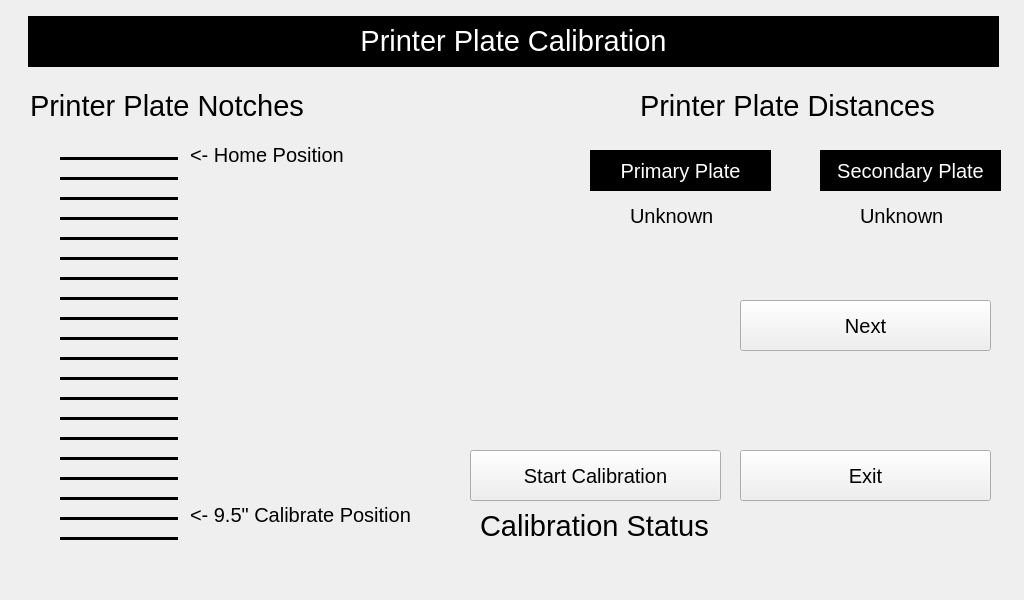
<?xml version="1.0" encoding="UTF-8"?>
<ui version="4.0">
 <class>serviceLabelApplierPPCal</class>
 <widget class="QWidget" name="serviceLabelApplierPPCal">
  <property name="geometry">
   <rect>
    <x>0</x>
    <y>0</y>
    <width>1024</width>
    <height>600</height>
   </rect>
  </property>
  <property name="windowTitle">
   <string>Form</string>
  </property>
  <widget class="QLabel" name="lblPPCal">
   <property name="geometry">
    <rect>
     <x>28</x>
     <y>16</y>
     <width>971</width>
     <height>51</height>
    </rect>
   </property>
   <property name="font">
    <font>
     <pointsize>22</pointsize>
    </font>
   </property>
   <property name="styleSheet">
    <string notr="true">background-color: rgb(0, 0, 0);
color: rgb(255, 255, 255);</string>
   </property>
   <property name="text">
    <string>&lt;html&gt;&lt;head/&gt;&lt;body&gt;&lt;p&gt;Printer Plate Calibration&lt;/p&gt;&lt;/body&gt;&lt;/html&gt;</string>
   </property>
   <property name="alignment">
    <set>Qt::AlignCenter</set>
   </property>
  </widget>
  <widget class="QLabel" name="lblPlate2">
   <property name="geometry">
    <rect>
     <x>820</x>
     <y>150</y>
     <width>181</width>
     <height>41</height>
    </rect>
   </property>
   <property name="font">
    <font>
     <pointsize>15</pointsize>
    </font>
   </property>
   <property name="styleSheet">
    <string notr="true">background-color: rgb(0, 0, 0);
color: rgb(255, 255, 255);</string>
   </property>
   <property name="text">
    <string>Secondary Plate</string>
   </property>
   <property name="alignment">
    <set>Qt::AlignCenter</set>
   </property>
  </widget>
  <widget class="QLabel" name="lblPlate1">
   <property name="geometry">
    <rect>
     <x>590</x>
     <y>150</y>
     <width>181</width>
     <height>41</height>
    </rect>
   </property>
   <property name="font">
    <font>
     <pointsize>15</pointsize>
    </font>
   </property>
   <property name="styleSheet">
    <string notr="true">background-color: rgb(0, 0, 0);
color: rgb(255, 255, 255);</string>
   </property>
   <property name="text">
    <string>Primary Plate</string>
   </property>
   <property name="alignment">
    <set>Qt::AlignCenter</set>
   </property>
  </widget>
  <widget class="QLabel" name="lblDistPlate2">
   <property name="geometry">
    <rect>
     <x>860</x>
     <y>190</y>
     <width>91</width>
     <height>51</height>
    </rect>
   </property>
   <property name="font">
    <font>
     <pointsize>15</pointsize>
    </font>
   </property>
   <property name="text">
    <string>Unknown</string>
   </property>
  </widget>
  <widget class="QLabel" name="lblDistPlate1">
   <property name="geometry">
    <rect>
     <x>630</x>
     <y>190</y>
     <width>91</width>
     <height>51</height>
    </rect>
   </property>
   <property name="font">
    <font>
     <pointsize>15</pointsize>
    </font>
   </property>
   <property name="text">
    <string>Unknown</string>
   </property>
  </widget>
  <widget class="QLabel" name="lblDistFromHome">
   <property name="geometry">
    <rect>
     <x>640</x>
     <y>90</y>
     <width>321</width>
     <height>31</height>
    </rect>
   </property>
   <property name="font">
    <font>
     <pointsize>22</pointsize>
    </font>
   </property>
   <property name="text">
    <string>Printer Plate Distances</string>
   </property>
   <property name="alignment">
    <set>Qt::AlignLeading|Qt::AlignLeft|Qt::AlignVCenter</set>
   </property>
  </widget>
  <widget class="QLabel" name="lblCalStatus">
   <property name="enabled">
    <bool>true</bool>
   </property>
   <property name="geometry">
    <rect>
     <x>480</x>
     <y>510</y>
     <width>241</width>
     <height>31</height>
    </rect>
   </property>
   <property name="font">
    <font>
     <pointsize>22</pointsize>
    </font>
   </property>
   <property name="text">
    <string>Calibration Status</string>
   </property>
   <property name="alignment">
    <set>Qt::AlignLeading|Qt::AlignLeft|Qt::AlignVCenter</set>
   </property>
  </widget>
  <widget class="QLabel" name="lblCalibrationData0">
   <property name="geometry">
    <rect>
     <x>530</x>
     <y>550</y>
     <width>131</width>
     <height>31</height>
    </rect>
   </property>
   <property name="font">
    <font>
     <pointsize>15</pointsize>
    </font>
   </property>
   <property name="text">
    <string/>
   </property>
  </widget>
  <widget class="QLabel" name="lblCalibrationData1">
   <property name="geometry">
    <rect>
     <x>840</x>
     <y>540</y>
     <width>91</width>
     <height>31</height>
    </rect>
   </property>
   <property name="font">
    <font>
     <pointsize>15</pointsize>
    </font>
   </property>
   <property name="text">
    <string/>
   </property>
  </widget>
  <widget class="QPushButton" name="butStartCalib">
   <property name="geometry">
    <rect>
     <x>470</x>
     <y>450</y>
     <width>251</width>
     <height>51</height>
    </rect>
   </property>
   <property name="font">
    <font>
     <pointsize>15</pointsize>
    </font>
   </property>
   <property name="text">
    <string>Start Calibration</string>
   </property>
  </widget>
  <widget class="QPushButton" name="butExit">
   <property name="geometry">
    <rect>
     <x>740</x>
     <y>450</y>
     <width>251</width>
     <height>51</height>
    </rect>
   </property>
   <property name="font">
    <font>
     <pointsize>15</pointsize>
    </font>
   </property>
   <property name="text">
    <string>Exit</string>
   </property>
  </widget>
  <widget class="QPushButton" name="butNext">
   <property name="geometry">
    <rect>
     <x>740</x>
     <y>300</y>
     <width>251</width>
     <height>51</height>
    </rect>
   </property>
   <property name="font">
    <font>
     <pointsize>15</pointsize>
    </font>
   </property>
   <property name="text">
    <string>Next</string>
   </property>
  </widget>
  <widget class="Line" name="line">
   <property name="geometry">
    <rect>
     <x>60</x>
     <y>150</y>
     <width>118</width>
     <height>16</height>
    </rect>
   </property>
   <property name="sizePolicy">
    <sizepolicy hsizetype="Minimum" vsizetype="Fixed">
     <horstretch>0</horstretch>
     <verstretch>0</verstretch>
    </sizepolicy>
   </property>
   <property name="baseSize">
    <size>
     <width>0</width>
     <height>0</height>
    </size>
   </property>
   <property name="autoFillBackground">
    <bool>false</bool>
   </property>
   <property name="frameShadow">
    <enum>QFrame::Plain</enum>
   </property>
   <property name="lineWidth">
    <number>3</number>
   </property>
   <property name="orientation">
    <enum>Qt::Horizontal</enum>
   </property>
  </widget>
  <widget class="Line" name="line_2">
   <property name="geometry">
    <rect>
     <x>60</x>
     <y>170</y>
     <width>118</width>
     <height>16</height>
    </rect>
   </property>
   <property name="sizePolicy">
    <sizepolicy hsizetype="Minimum" vsizetype="Fixed">
     <horstretch>0</horstretch>
     <verstretch>0</verstretch>
    </sizepolicy>
   </property>
   <property name="baseSize">
    <size>
     <width>0</width>
     <height>0</height>
    </size>
   </property>
   <property name="autoFillBackground">
    <bool>false</bool>
   </property>
   <property name="frameShadow">
    <enum>QFrame::Plain</enum>
   </property>
   <property name="lineWidth">
    <number>3</number>
   </property>
   <property name="orientation">
    <enum>Qt::Horizontal</enum>
   </property>
  </widget>
  <widget class="Line" name="line_3">
   <property name="geometry">
    <rect>
     <x>60</x>
     <y>190</y>
     <width>118</width>
     <height>16</height>
    </rect>
   </property>
   <property name="sizePolicy">
    <sizepolicy hsizetype="Minimum" vsizetype="Fixed">
     <horstretch>0</horstretch>
     <verstretch>0</verstretch>
    </sizepolicy>
   </property>
   <property name="baseSize">
    <size>
     <width>0</width>
     <height>0</height>
    </size>
   </property>
   <property name="autoFillBackground">
    <bool>false</bool>
   </property>
   <property name="frameShadow">
    <enum>QFrame::Plain</enum>
   </property>
   <property name="lineWidth">
    <number>3</number>
   </property>
   <property name="orientation">
    <enum>Qt::Horizontal</enum>
   </property>
  </widget>
  <widget class="Line" name="line_4">
   <property name="geometry">
    <rect>
     <x>60</x>
     <y>210</y>
     <width>118</width>
     <height>16</height>
    </rect>
   </property>
   <property name="sizePolicy">
    <sizepolicy hsizetype="Minimum" vsizetype="Fixed">
     <horstretch>0</horstretch>
     <verstretch>0</verstretch>
    </sizepolicy>
   </property>
   <property name="baseSize">
    <size>
     <width>0</width>
     <height>0</height>
    </size>
   </property>
   <property name="autoFillBackground">
    <bool>false</bool>
   </property>
   <property name="frameShadow">
    <enum>QFrame::Plain</enum>
   </property>
   <property name="lineWidth">
    <number>3</number>
   </property>
   <property name="orientation">
    <enum>Qt::Horizontal</enum>
   </property>
  </widget>
  <widget class="Line" name="line_5">
   <property name="geometry">
    <rect>
     <x>60</x>
     <y>290</y>
     <width>118</width>
     <height>16</height>
    </rect>
   </property>
   <property name="sizePolicy">
    <sizepolicy hsizetype="Minimum" vsizetype="Fixed">
     <horstretch>0</horstretch>
     <verstretch>0</verstretch>
    </sizepolicy>
   </property>
   <property name="baseSize">
    <size>
     <width>0</width>
     <height>0</height>
    </size>
   </property>
   <property name="autoFillBackground">
    <bool>false</bool>
   </property>
   <property name="frameShadow">
    <enum>QFrame::Plain</enum>
   </property>
   <property name="lineWidth">
    <number>3</number>
   </property>
   <property name="orientation">
    <enum>Qt::Horizontal</enum>
   </property>
  </widget>
  <widget class="Line" name="line_6">
   <property name="geometry">
    <rect>
     <x>60</x>
     <y>230</y>
     <width>118</width>
     <height>16</height>
    </rect>
   </property>
   <property name="sizePolicy">
    <sizepolicy hsizetype="Minimum" vsizetype="Fixed">
     <horstretch>0</horstretch>
     <verstretch>0</verstretch>
    </sizepolicy>
   </property>
   <property name="baseSize">
    <size>
     <width>0</width>
     <height>0</height>
    </size>
   </property>
   <property name="autoFillBackground">
    <bool>false</bool>
   </property>
   <property name="frameShadow">
    <enum>QFrame::Plain</enum>
   </property>
   <property name="lineWidth">
    <number>3</number>
   </property>
   <property name="orientation">
    <enum>Qt::Horizontal</enum>
   </property>
  </widget>
  <widget class="Line" name="line_7">
   <property name="geometry">
    <rect>
     <x>60</x>
     <y>250</y>
     <width>118</width>
     <height>16</height>
    </rect>
   </property>
   <property name="sizePolicy">
    <sizepolicy hsizetype="Minimum" vsizetype="Fixed">
     <horstretch>0</horstretch>
     <verstretch>0</verstretch>
    </sizepolicy>
   </property>
   <property name="baseSize">
    <size>
     <width>0</width>
     <height>0</height>
    </size>
   </property>
   <property name="autoFillBackground">
    <bool>false</bool>
   </property>
   <property name="frameShadow">
    <enum>QFrame::Plain</enum>
   </property>
   <property name="lineWidth">
    <number>3</number>
   </property>
   <property name="orientation">
    <enum>Qt::Horizontal</enum>
   </property>
  </widget>
  <widget class="Line" name="line_8">
   <property name="geometry">
    <rect>
     <x>60</x>
     <y>270</y>
     <width>118</width>
     <height>16</height>
    </rect>
   </property>
   <property name="sizePolicy">
    <sizepolicy hsizetype="Minimum" vsizetype="Fixed">
     <horstretch>0</horstretch>
     <verstretch>0</verstretch>
    </sizepolicy>
   </property>
   <property name="baseSize">
    <size>
     <width>0</width>
     <height>0</height>
    </size>
   </property>
   <property name="autoFillBackground">
    <bool>false</bool>
   </property>
   <property name="frameShadow">
    <enum>QFrame::Plain</enum>
   </property>
   <property name="lineWidth">
    <number>3</number>
   </property>
   <property name="orientation">
    <enum>Qt::Horizontal</enum>
   </property>
  </widget>
  <widget class="Line" name="line_9">
   <property name="geometry">
    <rect>
     <x>60</x>
     <y>430</y>
     <width>118</width>
     <height>16</height>
    </rect>
   </property>
   <property name="sizePolicy">
    <sizepolicy hsizetype="Minimum" vsizetype="Fixed">
     <horstretch>0</horstretch>
     <verstretch>0</verstretch>
    </sizepolicy>
   </property>
   <property name="baseSize">
    <size>
     <width>0</width>
     <height>0</height>
    </size>
   </property>
   <property name="autoFillBackground">
    <bool>false</bool>
   </property>
   <property name="frameShadow">
    <enum>QFrame::Plain</enum>
   </property>
   <property name="lineWidth">
    <number>3</number>
   </property>
   <property name="orientation">
    <enum>Qt::Horizontal</enum>
   </property>
  </widget>
  <widget class="Line" name="line_10">
   <property name="geometry">
    <rect>
     <x>60</x>
     <y>370</y>
     <width>118</width>
     <height>16</height>
    </rect>
   </property>
   <property name="sizePolicy">
    <sizepolicy hsizetype="Minimum" vsizetype="Fixed">
     <horstretch>0</horstretch>
     <verstretch>0</verstretch>
    </sizepolicy>
   </property>
   <property name="baseSize">
    <size>
     <width>0</width>
     <height>0</height>
    </size>
   </property>
   <property name="autoFillBackground">
    <bool>false</bool>
   </property>
   <property name="frameShadow">
    <enum>QFrame::Plain</enum>
   </property>
   <property name="lineWidth">
    <number>3</number>
   </property>
   <property name="orientation">
    <enum>Qt::Horizontal</enum>
   </property>
  </widget>
  <widget class="Line" name="line_11">
   <property name="geometry">
    <rect>
     <x>60</x>
     <y>310</y>
     <width>118</width>
     <height>16</height>
    </rect>
   </property>
   <property name="sizePolicy">
    <sizepolicy hsizetype="Minimum" vsizetype="Fixed">
     <horstretch>0</horstretch>
     <verstretch>0</verstretch>
    </sizepolicy>
   </property>
   <property name="baseSize">
    <size>
     <width>0</width>
     <height>0</height>
    </size>
   </property>
   <property name="autoFillBackground">
    <bool>false</bool>
   </property>
   <property name="frameShadow">
    <enum>QFrame::Plain</enum>
   </property>
   <property name="lineWidth">
    <number>3</number>
   </property>
   <property name="orientation">
    <enum>Qt::Horizontal</enum>
   </property>
  </widget>
  <widget class="Line" name="line_12">
   <property name="geometry">
    <rect>
     <x>60</x>
     <y>390</y>
     <width>118</width>
     <height>16</height>
    </rect>
   </property>
   <property name="sizePolicy">
    <sizepolicy hsizetype="Minimum" vsizetype="Fixed">
     <horstretch>0</horstretch>
     <verstretch>0</verstretch>
    </sizepolicy>
   </property>
   <property name="baseSize">
    <size>
     <width>0</width>
     <height>0</height>
    </size>
   </property>
   <property name="autoFillBackground">
    <bool>false</bool>
   </property>
   <property name="frameShadow">
    <enum>QFrame::Plain</enum>
   </property>
   <property name="lineWidth">
    <number>3</number>
   </property>
   <property name="orientation">
    <enum>Qt::Horizontal</enum>
   </property>
  </widget>
  <widget class="Line" name="line_13">
   <property name="geometry">
    <rect>
     <x>60</x>
     <y>450</y>
     <width>118</width>
     <height>16</height>
    </rect>
   </property>
   <property name="sizePolicy">
    <sizepolicy hsizetype="Minimum" vsizetype="Fixed">
     <horstretch>0</horstretch>
     <verstretch>0</verstretch>
    </sizepolicy>
   </property>
   <property name="baseSize">
    <size>
     <width>0</width>
     <height>0</height>
    </size>
   </property>
   <property name="autoFillBackground">
    <bool>false</bool>
   </property>
   <property name="frameShadow">
    <enum>QFrame::Plain</enum>
   </property>
   <property name="lineWidth">
    <number>3</number>
   </property>
   <property name="orientation">
    <enum>Qt::Horizontal</enum>
   </property>
  </widget>
  <widget class="Line" name="line_14">
   <property name="geometry">
    <rect>
     <x>60</x>
     <y>330</y>
     <width>118</width>
     <height>16</height>
    </rect>
   </property>
   <property name="sizePolicy">
    <sizepolicy hsizetype="Minimum" vsizetype="Fixed">
     <horstretch>0</horstretch>
     <verstretch>0</verstretch>
    </sizepolicy>
   </property>
   <property name="baseSize">
    <size>
     <width>0</width>
     <height>0</height>
    </size>
   </property>
   <property name="autoFillBackground">
    <bool>false</bool>
   </property>
   <property name="frameShadow">
    <enum>QFrame::Plain</enum>
   </property>
   <property name="lineWidth">
    <number>3</number>
   </property>
   <property name="orientation">
    <enum>Qt::Horizontal</enum>
   </property>
  </widget>
  <widget class="Line" name="line_15">
   <property name="geometry">
    <rect>
     <x>60</x>
     <y>350</y>
     <width>118</width>
     <height>16</height>
    </rect>
   </property>
   <property name="sizePolicy">
    <sizepolicy hsizetype="Minimum" vsizetype="Fixed">
     <horstretch>0</horstretch>
     <verstretch>0</verstretch>
    </sizepolicy>
   </property>
   <property name="baseSize">
    <size>
     <width>0</width>
     <height>0</height>
    </size>
   </property>
   <property name="autoFillBackground">
    <bool>false</bool>
   </property>
   <property name="frameShadow">
    <enum>QFrame::Plain</enum>
   </property>
   <property name="lineWidth">
    <number>3</number>
   </property>
   <property name="orientation">
    <enum>Qt::Horizontal</enum>
   </property>
  </widget>
  <widget class="Line" name="line_16">
   <property name="geometry">
    <rect>
     <x>60</x>
     <y>410</y>
     <width>118</width>
     <height>16</height>
    </rect>
   </property>
   <property name="sizePolicy">
    <sizepolicy hsizetype="Minimum" vsizetype="Fixed">
     <horstretch>0</horstretch>
     <verstretch>0</verstretch>
    </sizepolicy>
   </property>
   <property name="baseSize">
    <size>
     <width>0</width>
     <height>0</height>
    </size>
   </property>
   <property name="autoFillBackground">
    <bool>false</bool>
   </property>
   <property name="frameShadow">
    <enum>QFrame::Plain</enum>
   </property>
   <property name="lineWidth">
    <number>3</number>
   </property>
   <property name="orientation">
    <enum>Qt::Horizontal</enum>
   </property>
  </widget>
  <widget class="QLabel" name="homePosLabel">
   <property name="geometry">
    <rect>
     <x>190</x>
     <y>140</y>
     <width>181</width>
     <height>31</height>
    </rect>
   </property>
   <property name="font">
    <font>
     <pointsize>15</pointsize>
    </font>
   </property>
   <property name="text">
    <string>&lt;- Home Position</string>
   </property>
  </widget>
  <widget class="QLabel" name="nineInchLabel">
   <property name="geometry">
    <rect>
     <x>190</x>
     <y>500</y>
     <width>251</width>
     <height>31</height>
    </rect>
   </property>
   <property name="font">
    <font>
     <pointsize>15</pointsize>
    </font>
   </property>
   <property name="text">
    <string>&lt;- 9.5&quot; Calibrate Position</string>
   </property>
  </widget>
  <widget class="Line" name="line_17">
   <property name="geometry">
    <rect>
     <x>60</x>
     <y>530</y>
     <width>118</width>
     <height>16</height>
    </rect>
   </property>
   <property name="sizePolicy">
    <sizepolicy hsizetype="Minimum" vsizetype="Fixed">
     <horstretch>0</horstretch>
     <verstretch>0</verstretch>
    </sizepolicy>
   </property>
   <property name="baseSize">
    <size>
     <width>0</width>
     <height>0</height>
    </size>
   </property>
   <property name="autoFillBackground">
    <bool>false</bool>
   </property>
   <property name="frameShadow">
    <enum>QFrame::Plain</enum>
   </property>
   <property name="lineWidth">
    <number>3</number>
   </property>
   <property name="orientation">
    <enum>Qt::Horizontal</enum>
   </property>
  </widget>
  <widget class="Line" name="line_18">
   <property name="geometry">
    <rect>
     <x>60</x>
     <y>490</y>
     <width>118</width>
     <height>16</height>
    </rect>
   </property>
   <property name="sizePolicy">
    <sizepolicy hsizetype="Minimum" vsizetype="Fixed">
     <horstretch>0</horstretch>
     <verstretch>0</verstretch>
    </sizepolicy>
   </property>
   <property name="baseSize">
    <size>
     <width>0</width>
     <height>0</height>
    </size>
   </property>
   <property name="autoFillBackground">
    <bool>false</bool>
   </property>
   <property name="frameShadow">
    <enum>QFrame::Plain</enum>
   </property>
   <property name="lineWidth">
    <number>3</number>
   </property>
   <property name="orientation">
    <enum>Qt::Horizontal</enum>
   </property>
  </widget>
  <widget class="Line" name="line_19">
   <property name="geometry">
    <rect>
     <x>60</x>
     <y>470</y>
     <width>118</width>
     <height>16</height>
    </rect>
   </property>
   <property name="sizePolicy">
    <sizepolicy hsizetype="Minimum" vsizetype="Fixed">
     <horstretch>0</horstretch>
     <verstretch>0</verstretch>
    </sizepolicy>
   </property>
   <property name="baseSize">
    <size>
     <width>0</width>
     <height>0</height>
    </size>
   </property>
   <property name="autoFillBackground">
    <bool>false</bool>
   </property>
   <property name="frameShadow">
    <enum>QFrame::Plain</enum>
   </property>
   <property name="lineWidth">
    <number>3</number>
   </property>
   <property name="orientation">
    <enum>Qt::Horizontal</enum>
   </property>
  </widget>
  <widget class="Line" name="line_20">
   <property name="geometry">
    <rect>
     <x>60</x>
     <y>510</y>
     <width>118</width>
     <height>16</height>
    </rect>
   </property>
   <property name="sizePolicy">
    <sizepolicy hsizetype="Minimum" vsizetype="Fixed">
     <horstretch>0</horstretch>
     <verstretch>0</verstretch>
    </sizepolicy>
   </property>
   <property name="baseSize">
    <size>
     <width>0</width>
     <height>0</height>
    </size>
   </property>
   <property name="autoFillBackground">
    <bool>false</bool>
   </property>
   <property name="frameShadow">
    <enum>QFrame::Plain</enum>
   </property>
   <property name="lineWidth">
    <number>3</number>
   </property>
   <property name="orientation">
    <enum>Qt::Horizontal</enum>
   </property>
  </widget>
  <widget class="QLabel" name="homeHightlight">
   <property name="geometry">
    <rect>
     <x>60</x>
     <y>150</y>
     <width>121</width>
     <height>16</height>
    </rect>
   </property>
   <property name="text">
    <string/>
   </property>
  </widget>
  <widget class="QLabel" name="calHighlight">
   <property name="geometry">
    <rect>
     <x>60</x>
     <y>510</y>
     <width>121</width>
     <height>16</height>
    </rect>
   </property>
   <property name="text">
    <string/>
   </property>
  </widget>
  <widget class="QLabel" name="lblDistFromHome_2">
   <property name="geometry">
    <rect>
     <x>30</x>
     <y>90</y>
     <width>281</width>
     <height>31</height>
    </rect>
   </property>
   <property name="font">
    <font>
     <pointsize>22</pointsize>
    </font>
   </property>
   <property name="text">
    <string>Printer Plate Notches</string>
   </property>
   <property name="alignment">
    <set>Qt::AlignLeading|Qt::AlignLeft|Qt::AlignVCenter</set>
   </property>
  </widget>
  <zorder>homeHightlight</zorder>
  <zorder>calHighlight</zorder>
  <zorder>lblPPCal</zorder>
  <zorder>lblPlate2</zorder>
  <zorder>lblPlate1</zorder>
  <zorder>lblDistPlate2</zorder>
  <zorder>lblDistPlate1</zorder>
  <zorder>lblDistFromHome</zorder>
  <zorder>lblCalStatus</zorder>
  <zorder>lblCalibrationData0</zorder>
  <zorder>lblCalibrationData1</zorder>
  <zorder>butStartCalib</zorder>
  <zorder>butExit</zorder>
  <zorder>butNext</zorder>
  <zorder>line</zorder>
  <zorder>line_2</zorder>
  <zorder>line_3</zorder>
  <zorder>line_4</zorder>
  <zorder>line_5</zorder>
  <zorder>line_6</zorder>
  <zorder>line_7</zorder>
  <zorder>line_8</zorder>
  <zorder>line_9</zorder>
  <zorder>line_10</zorder>
  <zorder>line_11</zorder>
  <zorder>line_12</zorder>
  <zorder>line_13</zorder>
  <zorder>line_14</zorder>
  <zorder>line_15</zorder>
  <zorder>line_16</zorder>
  <zorder>homePosLabel</zorder>
  <zorder>nineInchLabel</zorder>
  <zorder>line_17</zorder>
  <zorder>line_18</zorder>
  <zorder>line_19</zorder>
  <zorder>line_20</zorder>
  <zorder>lblDistFromHome_2</zorder>
 </widget>
 <resources/>
 <connections/>
</ui>
